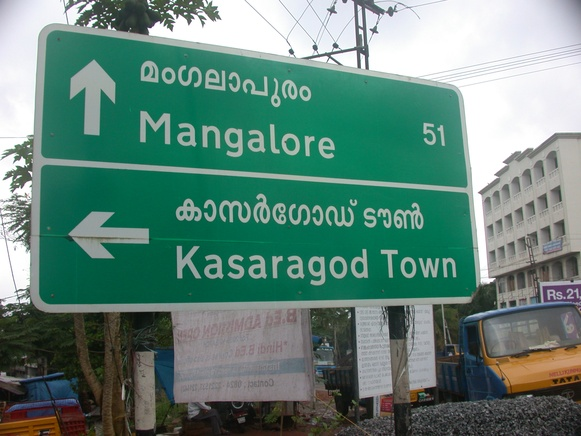
#> input picture part3/input3.jpeg, 581 x 436 px, shrunk from 2048 x 1536 before the run, found by its file name
$ jupyter execute --allow-errors 'Text recognition.ipynb'   (shell and % lines are left out)
#> lines starting #> are read from the running program, lines starting #| are printed output that depends on the picture; after the words box and inside, x2 and y2 are one past the last pixel; in counts of white or black regions, pixels touching at a corner belong together
[cell 1]
from google.colab import drive

# Mount Google Drive
drive.mount('/content/drive')

[cell 2]
import cv2
import pytesseract
from google.colab.patches import cv2_imshow

def execute_part3(image_path):
                                                                                # Load the input image
#> called with image_path = '/content/drive/MyDrive/input3.jpeg'
    image = cv2.imread(image_path)
#> image is the input picture: shape (436, 581, 3); mean B, G, R 120.4, 131.5, 97.9

                                                                                # Convert the image to grayscale
    gray = cv2.cvtColor(image, cv2.COLOR_BGR2GRAY)
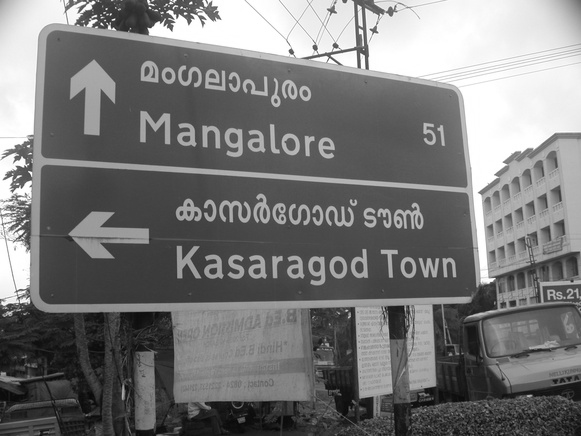
#> gray: shape (436, 581); min 6, max 255, mean 120.2

    preprocessed = cv2.threshold(gray, 0, 255, cv2.THRESH_BINARY | cv2.THRESH_OTSU)[1]
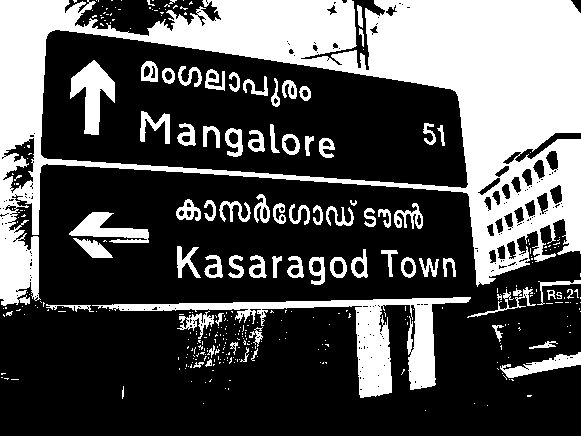
#> preprocessed: shape (436, 581); 32.8% white; 351 white regions (277 under 20 px), largest, box (x1, y1, x2, y2) and area: (0, 0, 581, 306) 60313, (92, 297, 471, 398) 7306, (70, 60, 115, 135) 1662
#> (the call stopped at in execute_part3, `data = pytesseract.image_to_data(preprocessed, lang='eng', config='--p..`: pytesseract is not available in this run)

                                                                                # Perform text detection with PyTesseract
    data = pytesseract.image_to_data(preprocessed, lang='eng', config='--psm 6', output_type=pytesseract.Output.DICT)

                                                                                # Iterate over the detected words and draw bounding boxes
    for i in range(len(data['text'])):
                                                                                # Only consider words with a confidence score above a threshold
        if int(data['conf'][i]) > 60:
            x, y, w, h = data['left'][i], data['top'][i], data['width'][i], data['height'][i]
            cv2.rectangle(image, (x, y), (x + w, y + h), (0, 255, 0), 2)
            cv2.putText(image, data['text'][i], (x, y - 10), cv2.FONT_HERSHEY_SIMPLEX, 0.8, (0, 255, 0), 2)

                                                                                # Display the output image with bounding boxes and annotations
    cv2_imshow(image)
    cv2.waitKey(0)
    cv2.destroyAllWindows()

image_path1 = "/content/drive/MyDrive/input3.jpeg"
image_path2 = "/content/drive/MyDrive/input6.png"
image_path3 = "/content/drive/MyDrive/input8.jpeg"
image_path4 = "/content/drive/MyDrive/input7.jpeg"

im_list = [image_path1,image_path2,image_path3,image_path4]
#> (the rest of this cell did not finish here and is left out)
